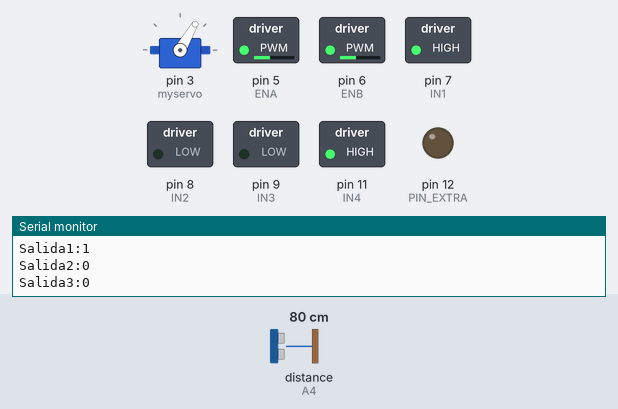
Simulated run of this sketch. Board: Arduino Uno, built with avr-gcc and run on an emulated ATmega328P. Parts: servo, switched loads named in the sketch (green lamp = pin HIGH), output pins drawn as LEDs (lit = HIGH), the last lines printed to the serial monitor. Wiring (inferred from the names in the program): ultrasonic range finder: trigger A5; echo A4. Inputs (shaded band) come from the test bench; at power-on: distance to the obstacle (sensor on A4) 80 cm. The echo pulse lasts 58.3 µs per cm; random numbers use the default seed unless the sketch sets one; pins used as bus, display or sensor lines are not drawn.

Above: at 1.7 s.
1.8 s: distance to the obstacle (sensor on A4) set to 2 cm
At 1.98 s:
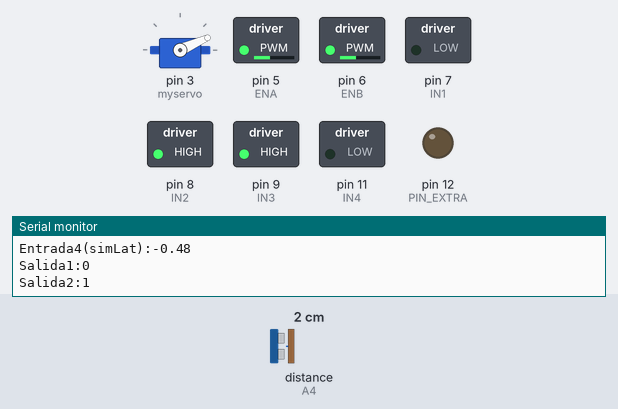
4.8 s: distance to the obstacle (sensor on A4) set to 120 cm
At 6.18 s:
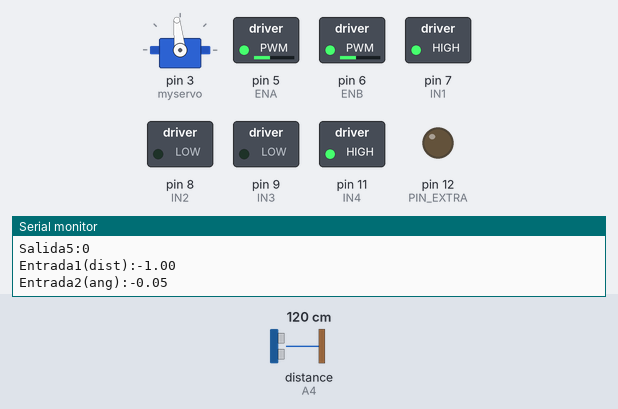
7.8 s: distance to the obstacle (sensor on A4) set to 18 cm
At 8.07 s:
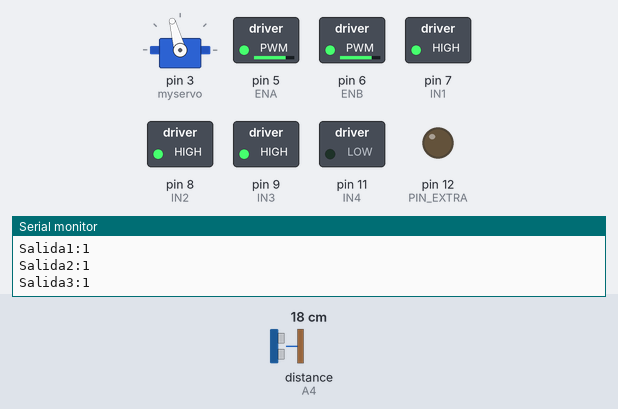
10.8 s: distance to the obstacle (sensor on A4) set to 33 cm
At 12.33 s:
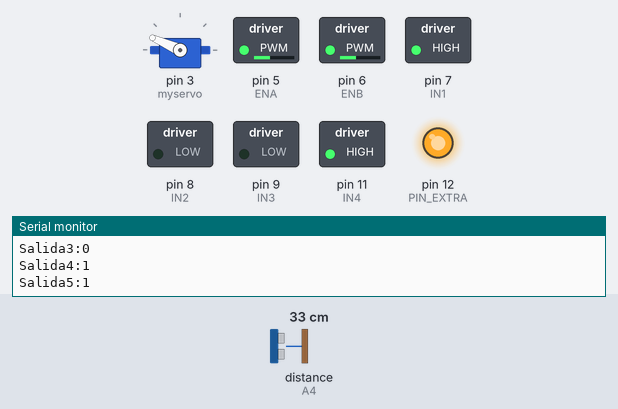
13.8 s: distance to the obstacle (sensor on A4) set to 35 cm
At 16.2 s:
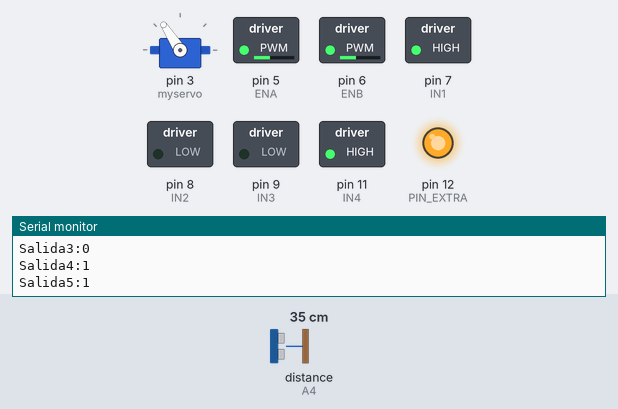
16.8 s: distance to the obstacle (sensor on A4) set to 299 cm
Timing chart, 0 to 20.8 s (numbered marks = the images above; inputs shaded):
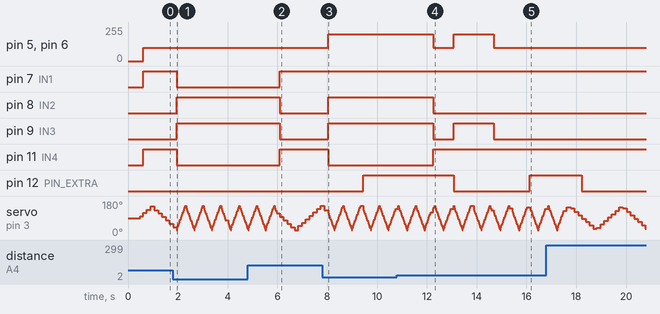

The sketch:

capella.ino
```cpp
#include <Servo.h>  //servo library
Servo myservo;      // create servo object to control servo

int Echo = A4;
int Trig = A5;
#define ENA 5
#define ENB 6
#define IN1 7
#define IN2 8
#define IN3 9
#define IN4 11
#define PIN_EXTRA 12 // nueva salida extra (ej. LED o actuador)

 /******************************************************************
   Network Configuration (modificada)
   Ahora: 5 entradas (incluye bias), 5 nodos ocultos, 5 salidas
 ******************************************************************/
const int InputNodes = 5; // incluye neurona de BIAS
const int HiddenNodes = 5; //incluye neurona de BIAS
const int OutputNodes = 5;
int i, j;
double Accum;
double Hidden[HiddenNodes];
double Output[OutputNodes];

// HiddenWeights dimension: [InputNodes][HiddenNodes]
float HiddenWeights[InputNodes][HiddenNodes] = {
  // 5 entradas -> 5 neuronas ocultas
  // fila 0 = pesos desde BIAS
  { 1.8991509504079183, -0.4769472541445052, -0.6483690220539764, -0.38609165249078925, 0.15 },
  // fila 1 = desde entrada distancia (original)
  { -0.2818610915467527, 4.040695699457223, 3.2291858058243843, -2.894301104732614, 0.05 },
  // fila 2 = desde entrada direccion (original)
  { 0.3340650864625773, -1.4016114422346901, 1.3580053902963762, -0.981415976256285, -0.12 },
  // fila 3 = nueva entrada simulada 1 (ej: velocidad simulada)
  { 0.12, -0.08, 0.25, -0.06, 0.5 },
  // fila 4 = nueva entrada simulada 2 (ej: sensor lateral simulado)
  { -0.09, 0.3, -0.15, 0.4, -0.25 }
};

// OutputWeights dimension: [HiddenNodes][OutputNodes]
float OutputWeights[HiddenNodes][OutputNodes] = {
  { 1.136072297461121, 1.54602394937381, 1.6194612259569254, 1.8819066696635067, -0.2 },
  { -1.546966506764457, 1.3951930739494225, 0.19393826092602756, 0.30992504138547006, 0.35 },
  { -0.7755982417649826, 0.9390808625728915, 2.0862510744685485, -1.1229484266101883, -0.1 },
  { -1.2357090352280826, 0.8583930286034466, 0.724702079881947, 0.9762852709700459, 0.2 },
  // nueva fila para la 5ta neurona oculta -> salidas
  { 0.18, -0.12, 0.3, -0.08, 0.9 }
};
/******************************************************************
   End Network Configuration
 ******************************************************************/

void stop() {
  digitalWrite(ENA, LOW); //Desactivamos los motores
  digitalWrite(ENB, LOW); //Desactivamos los motores
  Serial.println("Stop!");
}

//Medir distancia en Centimetros
int Distance_test() {
  digitalWrite(Trig, LOW);
  delayMicroseconds(2);
  digitalWrite(Trig, HIGH);
  delayMicroseconds(20);
  digitalWrite(Trig, LOW);
  float Fdistance = pulseIn(Echo, HIGH);
  Fdistance= Fdistance / 58;
  return (int)Fdistance;
}

void setup() {
  myservo.attach(3);  // attach servo on pin 3 to servo object
  Serial.begin(9600);
  pinMode(Echo, INPUT);
  pinMode(Trig, OUTPUT);
  pinMode(IN1, OUTPUT);
  pinMode(IN2, OUTPUT);
  pinMode(IN3, OUTPUT);
  pinMode(IN4, OUTPUT);
  pinMode(ENA, OUTPUT);
  pinMode(ENB, OUTPUT);
  pinMode(PIN_EXTRA, OUTPUT); // nuevo pin
  stop();
  myservo.write(90);  //posicion inicial en el centro
  delay(500);
}

unsigned long previousMillis = 0;   // para medir ciclos de tiempo
const long interval = 25;           // intervalos cada x milisegundos
int grados_servo = 90;                // posicion del servo que mueve el sensor ultrasonico
bool clockwise = true;              // sentido de giro del servo
const long ANGULO_MIN = 30;
const long ANGULO_MAX = 150;
double ditanciaMaxima = 50.0;       // distancia de lejania desde la que empieza a actuar la NN
int incrementos = 9;                // incrementos por ciclo de posicion del servo
int accionEnCurso = 1;              // cantidad de ciclos ejecutando una accion
int multiplicador = 1000/interval;  // multiplica la cant de ciclos para dar tiempo a que el coche pueda girar
const int SPEED = 100;              // velocidad del coche de las 4 ruedas a la vez.

void loop() {
  unsigned long currentMillis = millis();

  if (currentMillis - previousMillis >= interval) {
    previousMillis = currentMillis;

  /******************************************************************
    MANEJAR GIRO de SERVO
  ******************************************************************/
    if(grados_servo<=ANGULO_MIN || grados_servo>=ANGULO_MAX){
      clockwise=!clockwise; // cambio de sentido
      grados_servo = constrain(grados_servo, ANGULO_MIN, ANGULO_MAX);
    }
    if(clockwise)
      grados_servo=grados_servo+incrementos;
    else
      grados_servo=grados_servo-incrementos;

    if(accionEnCurso>0){
      accionEnCurso=accionEnCurso-1;
    }else{
  /******************************************************************
    LLAMAMOS a la FUNCION DE CONDUCCION
  ******************************************************************/
       conducir();
    }
    myservo.write(grados_servo);
  }

}

//USA LA RED NEURONAL YA ENTRENADA
void conducir()
{
    double TestInput[InputNodes];
    double entrada1=0,entrada2=0, entrada3=0, entrada4=0;

  /******************************************************************
    OBTENER DISTANCIA DEL SENSOR
  ******************************************************************/
    double distance = double(Distance_test());
    distance= double(constrain(distance, 0.0, ditanciaMaxima));
    entrada1= ((-2.0/ditanciaMaxima)*double(distance))+1.0; //uso una funcion lineal para obtener cercania
    accionEnCurso = ((entrada1 +1) * multiplicador)+1; // si esta muy cerca del obstaculo, necestia mas tiempo de reaccion

  /******************************************************************
    OBTENER DIRECCION SEGUN ANGULO DEL SERVO
  ******************************************************************/
    entrada2 = map(grados_servo, ANGULO_MIN, ANGULO_MAX, -100, 100);
    entrada2 = double(constrain(entrada2, -100.00, 100.00));

  /******************************************************************
    SIMULAR 2 ENTRADAS NUEVAS
    - entrada3: señal oscilatoria (podrías usarla para simular velocidad, inercia, etc)
    - entrada4: sensor lateral simulado (ruido + dependencia del ángulo)
  ******************************************************************/
    // entrada3: oscilador suave entre -1 y 1
    entrada3 = sin( (double)millis() / 1000.0 ); // varía con el tiempo
    // entrada4: depende del ángulo del servo (más positivo a la derecha, más negativo a la izquierda) + pequeño ruido
    entrada4 = (double(map(grados_servo, ANGULO_MIN, ANGULO_MAX, -100, 100)) / 100.0) * 0.5 + ( (random(-10,10)) / 100.0 );
    entrada4 = constrain(entrada4, -1.0, 1.0);

  /******************************************************************
    LLAMAMOS A LA RED FEEDFORWARD CON LAS ENTRADAS
  ******************************************************************/
  Serial.print("Entrada1(dist):");
  Serial.println(entrada1);
  Serial.print("Entrada2(ang):");
  Serial.println(entrada2/100.0);
  Serial.print("Entrada3(simOsc):");
  Serial.println(entrada3);
  Serial.print("Entrada4(simLat):");
  Serial.println(entrada4);

  TestInput[0] = 1.0;//BIAS UNIT
  TestInput[1] = entrada1;
  TestInput[2] = entrada2/100.0;
  TestInput[3] = entrada3;
  TestInput[4] = entrada4;

  InputToOutput(TestInput); //INPUT to ANN to obtain OUTPUT

  int out1 = round(abs(Output[0]));
  int out2 = round(abs(Output[1]));
  int out3 = round(abs(Output[2]));
  int out4 = round(abs(Output[3]));
  int out5 = round(abs(Output[4])); // nueva salida
  Serial.print("Salida1:");
  Serial.println(out1);
  Serial.print("Salida2:");
  Serial.println(out2);
  Serial.print("Salida3:");
  Serial.println(out3);
  Serial.print("Salida4:");
  Serial.println(out4);
  Serial.print("Salida5:");
  Serial.println(out5);

  /******************************************************************
    IMPULSAR MOTORES CON LA SALIDA DE LA RED
    Aquí mantenemos la lógica original y añadimos la salida 5 para PIN_EXTRA
  ******************************************************************/
  int carSpeed = SPEED; //hacia adelante o atras
  if((out1+out3)==2 || (out2+out4)==2){ // si es giro, necesita doble fuerza los motores
    carSpeed = SPEED * 2;
  }
  analogWrite(ENA, carSpeed);
  analogWrite(ENB, carSpeed);
  digitalWrite(IN1, out1 ? HIGH : LOW);
  digitalWrite(IN2, out2 ? HIGH : LOW);
  digitalWrite(IN3, out3 ? HIGH : LOW);
  digitalWrite(IN4, out4 ? HIGH : LOW);
  // nueva salida: activar PIN_EXTRA (puede ser LED o actuador)
  digitalWrite(PIN_EXTRA, out5 ? HIGH : LOW);
}

void InputToOutput(double TestInput[])
{
  /******************************************************************
    Calcular las activaciones en las capas ocultas
  ******************************************************************/
  for ( i = 0 ; i < HiddenNodes ; i++ ) {
    Accum = 0;
    for ( j = 0 ; j < InputNodes ; j++ ) {
      Accum += TestInput[j] * HiddenWeights[j][i] ;
    }
    Hidden[i] = tanh(Accum) ; //tanh
  }

  /******************************************************************
    Calcular activacion en la capa de salida
  ******************************************************************/
  for ( i = 0 ; i < OutputNodes ; i++ ) {
    Accum = 0;
    for ( j = 0 ; j < HiddenNodes ; j++ ) {
        Accum += Hidden[j] * OutputWeights[j][i] ;
    }
    Output[i] = tanh(Accum) ;//tanh
  }
}
```

Measured:
- after the input at 1.8 s, pin 7 (IN1), pin 11 (IN4): HIGH → LOW after 0.16 s; pin 8 (IN2), pin 9 (IN3): LOW → HIGH after 0.16 s
- after the input at 4.8 s, pin 7 (IN1), pin 11 (IN4): LOW → HIGH after 1.3 s; pin 8 (IN2), pin 9 (IN3): HIGH → LOW after 1.3 s
- after the input at 7.8 s, pin 5 (ENA), pin 6 (ENB): 100/255 → 200/255 after 0.24 s; pin 8 (IN2), pin 9 (IN3): LOW → HIGH after 0.24 s; pin 11 (IN4): HIGH → LOW after 0.24 s; pin 12 (PIN_EXTRA): LOW → HIGH after 1.6 s
- after the input at 10.8 s, pin 5 (ENA), pin 6 (ENB): 200/255 → 100/255 after 1.5 s, → 200/255 0.81 s later; pin 8 (IN2): HIGH → LOW after 1.5 s; pin 9 (IN3): HIGH → LOW after 1.5 s, → HIGH 0.81 s later; pin 11 (IN4): LOW → HIGH after 1.5 s
- after the input at 13.8 s, pin 12 (PIN_EXTRA): LOW → HIGH after 2.3 s
